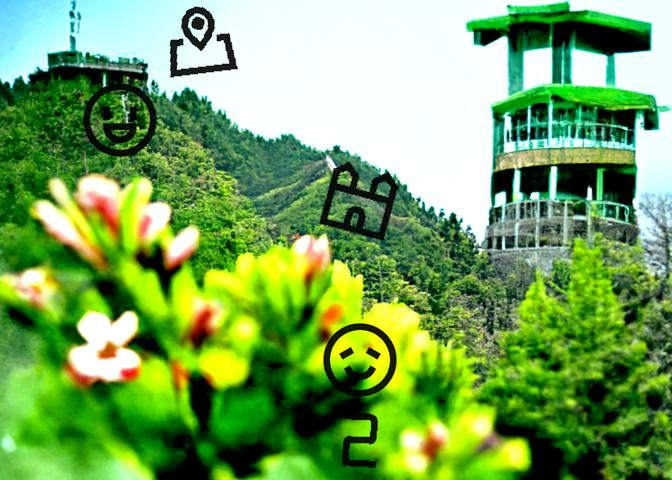
#> input picture resource/WechatIMG94.jpg, 672 x 480 px
$ python pre_processor.py
#> lines starting #> are read from the running program, lines starting #| are printed output that depends on the picture; after the words box and inside, x2 and y2 are one past the last pixel; in counts of white or black regions, pixels touching at a corner belong together
import random
import uuid
from abc import ABCMeta, abstractmethod

import cv2
import numpy as np


class BasePreProcessor(metaclass=ABCMeta):
    @abstractmethod
    def pre_process(self, raw_pic):
        pass


class NaivePreProcessor(BasePreProcessor):

    def pre_process(self, raw_pic):
        (height, width) = raw_pic.shape[0], raw_pic.shape[1]
        for row in range(height):
            for col in range(width):
                if self.is_close_to_black(raw_pic, row, col):
                    self.set_pixel_to_black(raw_pic, row, col)
                else:
                    self.set_pixel_to_white(raw_pic, row, col)
        return raw_pic

    # 像素点是否接近黑色
    def is_close_to_black(self, raw_pic, row, col):
        return all(0 <= channel <= 50 for channel in raw_pic[row, col])

    # 设置像素点为纯黑色
    def set_pixel_to_black(self, raw_pic, row, col):
        raw_pic[row, col] = [0, 0, 0]

    # 设置像素点为纯白色
    def set_pixel_to_white(self, raw_pic, row, col):
        raw_pic[row, col] = [255, 255, 255]


class WaterShedPreProcessor(BasePreProcessor):

    def pre_process(self, raw_pic):
        gray_pic = cv2.cvtColor(raw_pic, cv2.COLOR_BGR2GRAY)
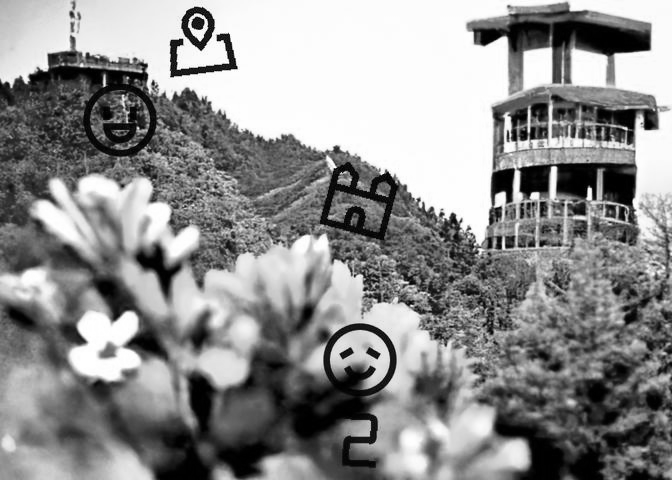
#> gray_pic: shape (480, 672); min 0, max 255, mean 142.7
#> raw_pic is the input picture: shape (480, 672, 3); mean B, G, R 90.8, 165.4, 117.9
        ret, im_inv = cv2.threshold(gray_pic, 20, 255,  cv2.THRESH_BINARY)
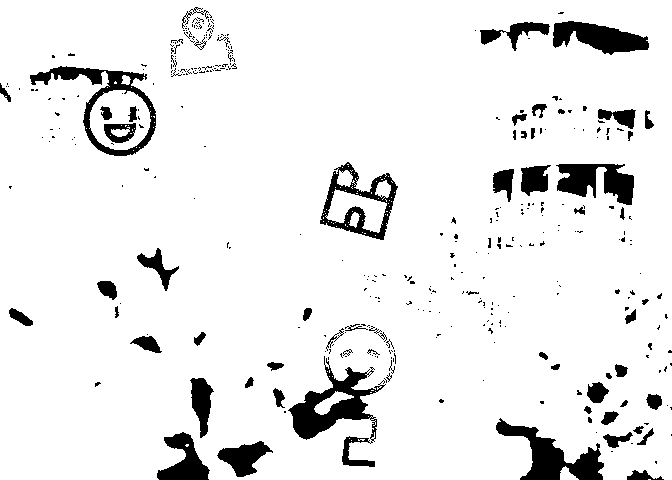
#> im_inv: shape (480, 672); 92% white; 365 black regions (295 under 20 px), largest, box (x1, y1, x2, y2) and area: (288, 356, 386, 467) 3240, (496, 418, 604, 480) 2541, (30, 66, 156, 156) 2301
        # # 构建卷积核的数据集，实现模糊成像的效果
        # kernel = 1 / 16 * np.array([[1, 2, 1], [2, 4, 2], [1, 2, 1]])
        # # 使用高斯模糊对图片进行降噪
        # im_blur = cv2.filter2D(im_inv, -1, kernel)
        # im_blur = cv2.GaussianBlur(im_inv, (3, 3), 0)
        # 将图片做二值化处理，阈值设定为185，将像素值大于185的置为0，小于185的置为255
        # ret, im_res = cv2.threshold(im_blur, 20, 255, cv2.THRESH_BINARY)
        opening = cv2.morphologyEx(im_inv, cv2.MORPH_OPEN, np.ones((3, 3), np.uint8))
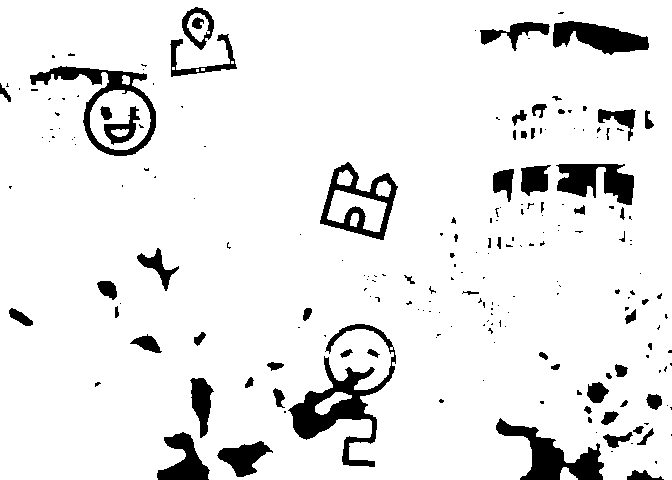
#> opening: shape (480, 672); 91.5% white; 208 black regions (141 under 20 px), largest, box (x1, y1, x2, y2) and area: (288, 324, 396, 467) 3975, (496, 418, 604, 480) 2559, (30, 66, 156, 156) 2370
        # [19 lines of commented-out code are left out]
        cv2.imwrite("temp" + str(random.randint(0, 100)) + ".png", opening)
        return opening


if __name__ == '__main__':
    WaterShedPreProcessor().pre_process(cv2.imread("../resource/WechatIMG94.jpg"))
    WaterShedPreProcessor().pre_process(cv2.imread("../resource/WechatIMG95.jpg"))
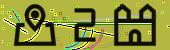
#> input picture resource/WechatIMG95.jpg, 170 x 50 px
#> in pre_process (call 2), `gray_pic = cv2.cvtColor(raw_pic, cv2.COLOR_BGR2GRAY)`:
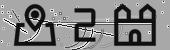
#> gray_pic: shape (50, 170); min 1, max 250, mean 134
#> in pre_process, raw_pic is the input picture: shape (50, 170, 3); mean B, G, R 57.9, 145.4, 140.7
#> in pre_process (call 2), `ret, im_inv = cv2.threshold(gray_pic, 20, 255,  cv2.THRESH_BINARY)`:
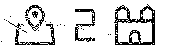
#> im_inv: shape (50, 170); 86.9% white; black in thin lines or dots, all inside (x1, y1, x2, y2) = (1, 4, 155, 45)
#> in pre_process (call 2), `opening = cv2.morphologyEx(im_inv, cv2.MORPH_OPEN, np.ones((3, 3), np...`:
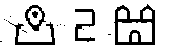
#> opening: shape (50, 170); 83.9% white; 15 black regions (10 under 20 px), largest, box (x1, y1, x2, y2) and area: (114, 4, 155, 45) 637, (8, 21, 55, 45) 260, (75, 9, 95, 42) 240, (25, 5, 46, 31) 187, (32, 11, 38, 18) 31
